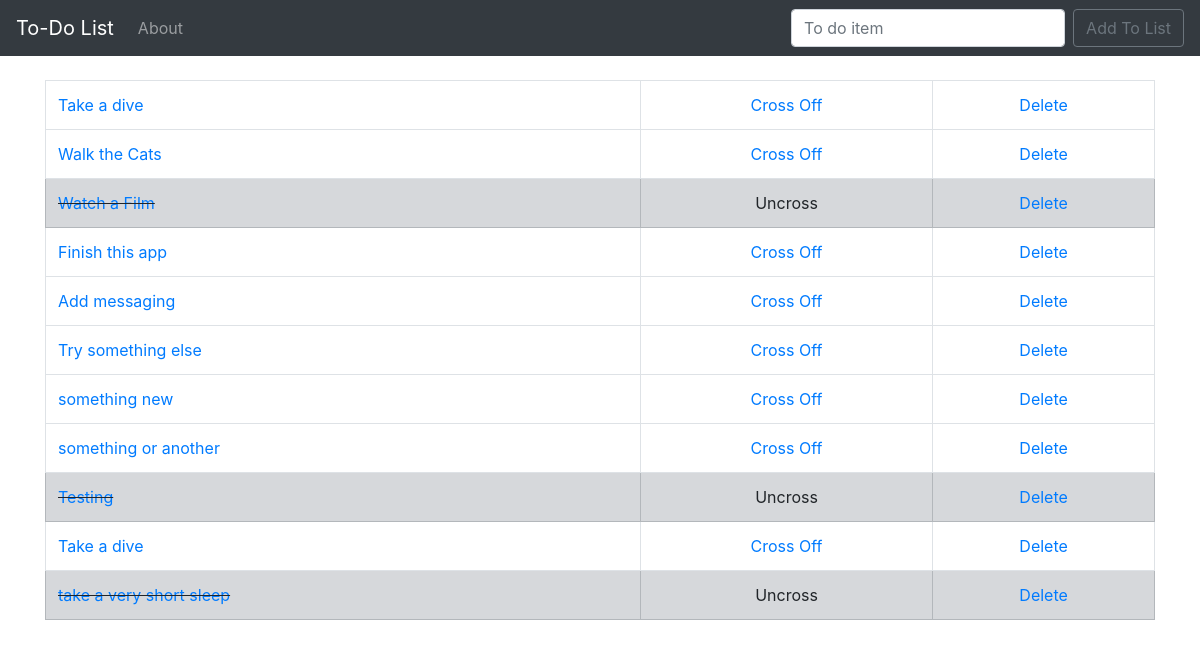
The page / on the database its author committed.
### todo_list/models.py (models this page shows, shortened)
class List(models.Model):
	item = models.CharField(max_length=200)
	completed = models.BooleanField(default=False)

### todo_list/views.py (the view)
# urls.py: path('', views.home, name='home'),
def home(request):
	if request.method == 'POST':
		form = ListForms(request.POST or None)
		if form.is_valid():
			form.save()
			all_items = List.objects.all
			messages.success(request, ('Item Has Been Added To List!'))
			return render(request, 'home.html', {'all_items': all_items})
	else:
		all_items = List.objects.all
		return render(request,'home.html', {'all_items': all_items})

### todo_list/templates/home.html (shortened to what this page needs)
{% extends 'base.html' %}
{% block content %}
	{% if all_items %}
	<table class="table table-bordered">
		{% for things in all_items %}
			{% if things.completed %}
				<tr class= "table-secondary">
					<td class="stricker"><a href="{% url 'edit' things.id %}">{{ things.item }}</a></td>
					<td><center>Uncross<center></td>
					<td><center><a href="{% url 'delete' things.id %}">Delete</a></center></td>
				</tr>
			{% else %}
				<tr>
					<td><a href="{% url 'edit' things.id %}">{{ things.item }}</a></td>
					<td><center><a href="{% url 'cross_off' things.id %}">Cross Off</a><center></td>
					<td><center><a href="{% url 'delete' things.id %}">Delete</a></center></td>
				</tr>
			{% endif %}
		{% endfor %}
	</table>
	{% endif %}
{% endblock %}

### todo_list/templates/base.html (shortened to what this page needs)
{% load static %}
<!doctype html>
<html lang="en">
  <head>
    <link rel="stylesheet" href="https://stackpath.bootstrapcdn.com/bootstrap/4.3.1/css/bootstrap.min.css">
    <link rel="stylesheet" href="{% static 'css/my_style.css' %}">
  </head>
  <body>
  	<nav class="navbar navbar-expand-lg navbar-dark bg-dark">
  <a class="navbar-brand" href="{% url 'home'%}">To-Do List</a>
  <div class="collapse navbar-collapse" id="navbarSupportedContent">
    <ul class="navbar-nav mr-auto">
      <li class="nav-item">
        <a class="nav-link" href="{% url 'about'%}">About</a>
      </li>
    </ul>
    <form class="form-inline my-2 my-lg-0" method="POST">
      <input class="form-control mr-sm-2" type="search" placeholder="To do item" aria-label="Search" name="item">
      <button class="btn btn-outline-secondary my-2 my-sm-0" type="submit">Add To List</button>
    </form>
  </div>
</nav>
  	<br/>
  	<div class="container">
    {% block content %}
	{% endblock %}
	</div>
  </body>
</html>

### static/css/my_style.css (style rules this page uses)
.stricker { text-decoration: line-through; }

### rows shown on the page
List: item "Take a dive"
List: item "Walk the Cats"
List: item "Watch a Film"
List: item "Finish this app"
List: item "Add messaging"
List: item "Try something else"
List: item "something new"
List: item "something or another"
List: item "Testing"
List: item "Take a dive"
List: item "take a very short sleep"
